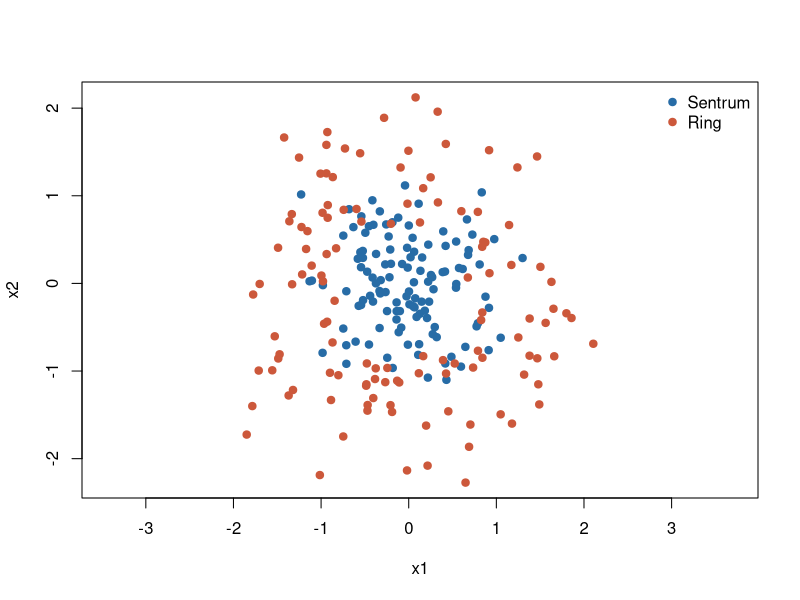
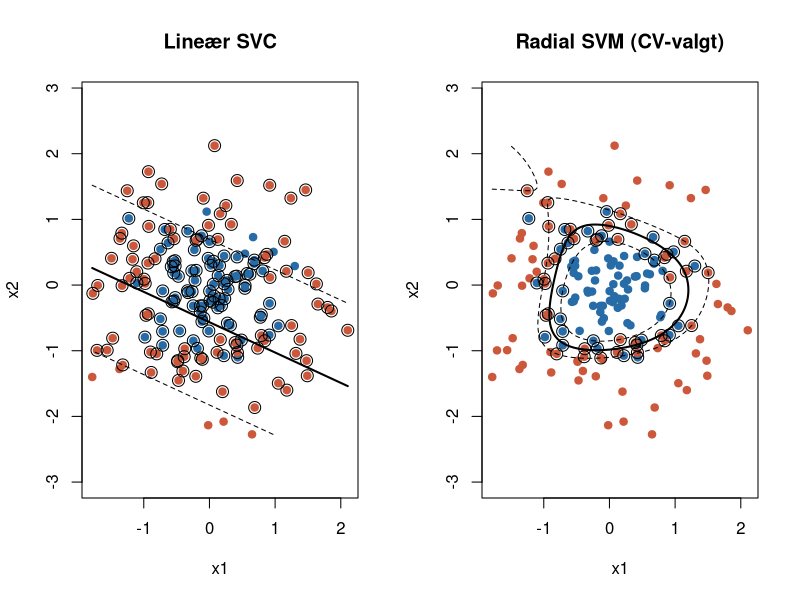
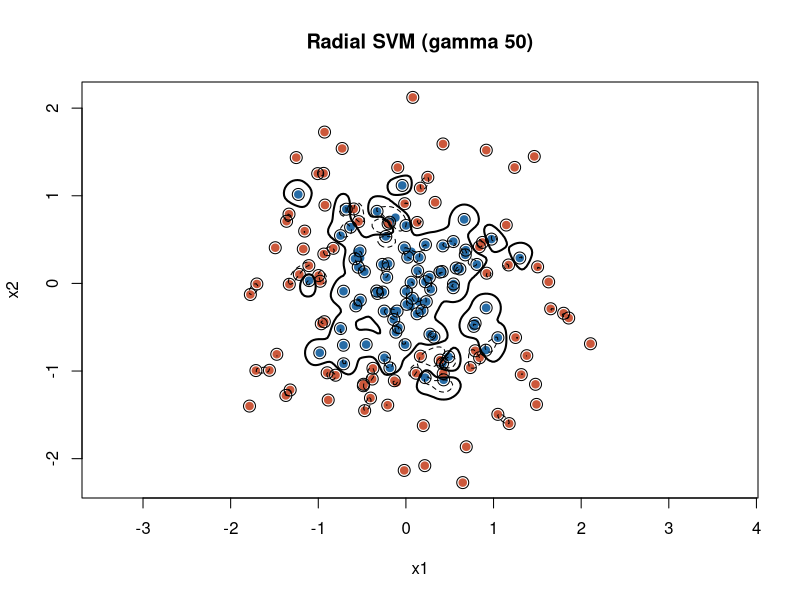
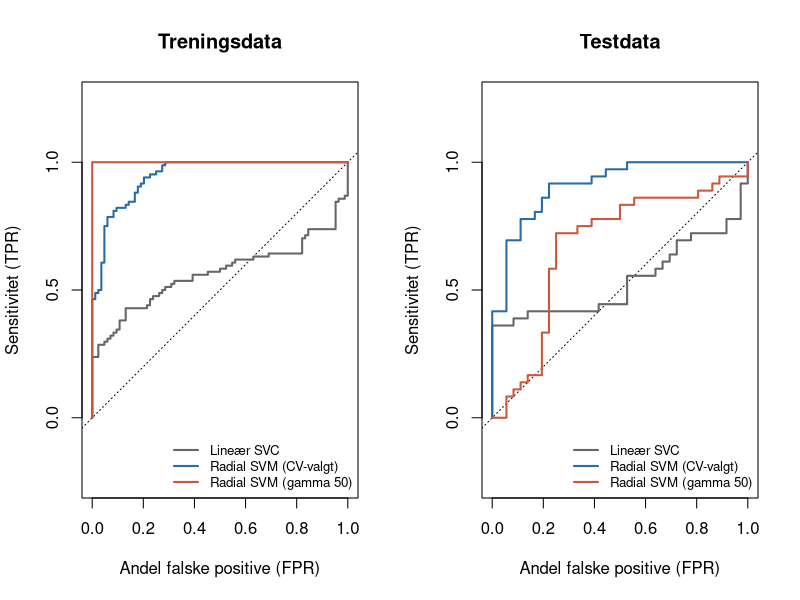
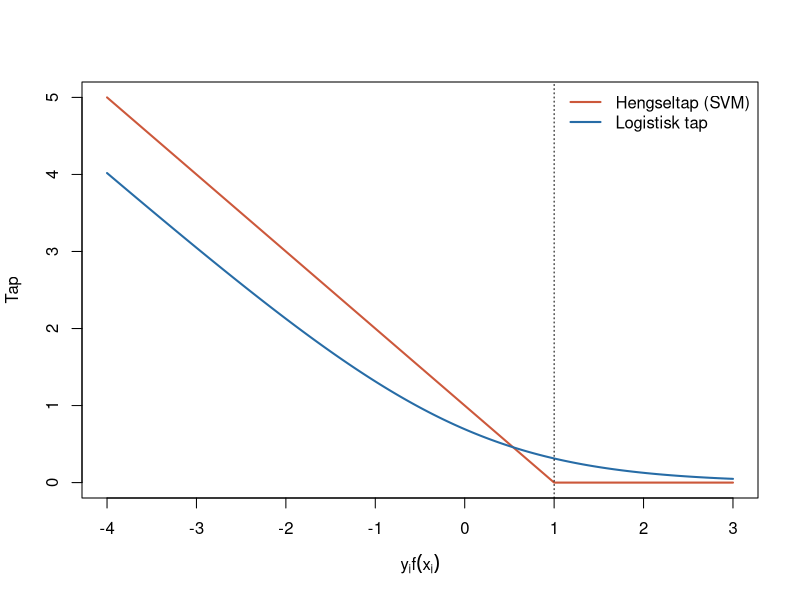

The R script that drew these images, in order:
#' ---
#' title: "Support Vector Machines – forelesning 2: R-kode med forklaringer"
#' author: "Øystein Myrland"
#' output:
#'   html_document:
#'     toc: true
#' ---
#'
#' Dette skriptet følger kodebitene i forelesning 2.
#' Linjer som starter med `#'` blir tekst i den rendrede HTML-filen.
#' Linjer som starter med `#` er kommentarer inne i koden.
#' Tallene i forklaringene gjelder når du kjører skriptet med frøene (`set.seed()`) som står her.

#+ setup, include = FALSE
knitr::opts_chunk$set(warning = FALSE, message = FALSE)

#' # 1. Pakke og simulerte ringdata
#'
#' Som i forelesning 1 bruker vi pakken `e1071`.

if (!requireNamespace("e1071", quietly = TRUE)) {
  stop("Installer pakken med install.packages('e1071') før du kjører skriptet.")
}
library(e1071)

#' Vi lager 240 punkter: 120 i et sentrum og 120 i en ring rundt.
#' Punktene lages i *polarkoordinater*: en vinkel (retning fra origo) og en radius (avstand fra origo).
#' Deretter regner vi om til vanlige koordinater med $x_1 = r\cos\theta$ og $x_2 = r\sin\theta$.
#' Slik er det lett å styre hvor langt fra sentrum hver klasse ligger.

set.seed(93)
n2 <- 240

# Klassene: de første 120 er «Sentrum», de neste 120 er «Ring»
klasse <- rep(c("Sentrum", "Ring"), each = n2 / 2)

# Vinkel: tilfeldig retning rundt hele sirkelen (0 til 2*pi radianer)
vinkel <- runif(n2, 0, 2 * pi)

# Radius: sentrum ligger 0–1,2 fra origo, ringen 0,9–2,1.
# Intervallene overlapper mellom 0,9 og 1,2, så klassene kan ikke skilles perfekt
radius <- c(runif(n2 / 2, 0, 1.2), runif(n2 / 2, 0.9, 2.1))

dat_ring <- data.frame(
  # Fra polarkoordinater til x1 og x2, pluss litt støy (sd = 0,2)
  x1 = radius * cos(vinkel) + rnorm(n2, sd = 0.2),
  x2 = radius * sin(vinkel) + rnorm(n2, sd = 0.2),
  # levels = ... bestemmer rekkefølgen på klassene: «Sentrum» blir første nivå, «Ring» andre
  y  = factor(klasse, levels = c("Sentrum", "Ring"))
)

plot(dat_ring$x1, dat_ring$x2,
     col = ifelse(dat_ring$y == "Ring", "#cc583b", "#276ca6"),
     pch = 19, xlab = "x1", ylab = "x2", asp = 1)   # asp = 1: lik skala, så sirkelen ser rund ut
legend("topright", legend = levels(dat_ring$y),
       col = c("#276ca6", "#cc583b"), pch = 19, bty = "n")

#' **Slik leser du figuren:**
#' De blå punktene (sentrum) ligger samlet rundt origo, og de røde (ringen) ligger rundt dem.
#' Ingen rett linje kan skille de to klassene: uansett hvor vi legger linjen, får vi både blå og røde punkter på hver side.
#' I overgangssonen blander klassene seg, så heller ikke en buet grense kan klassifisere alle punktene riktig.

#' # 2. Trening og test, og tuning med kryssvalidering
#'
#' Vi deler data i 70 % trening og 30 % test.
#' Delingen er *stratifisert*: vi trekker 70 % fra hver klasse for seg, slik at begge delene får like mange av hver klasse.

set.seed(94)
id_ring <- unlist(lapply(
  split(seq_len(nrow(dat_ring)), dat_ring$y),          # Radnumrene delt i én liste per klasse
  function(ii) sample(ii, size = round(0.7 * length(ii)))  # Trekk 70 % av radene i hver klasse
))                                                     # unlist() slår listene sammen igjen
train_ring <- dat_ring[id_ring, ]    # 168 observasjoner: 84 Sentrum og 84 Ring
test_ring  <- dat_ring[-id_ring, ]   # 72 observasjoner: 36 Sentrum og 36 Ring

#' Vi tuner to modeller med femfolds kryssvalidering (CV) på treningsdataene:
#'
#' - en **lineær SVC**, der vi bare velger `cost`;
#' - en **radial SVM**, der vi velger både `cost` og `gamma`. `tune()` prøver alle $5 \times 4 = 20$ kombinasjoner.
#'
#' Begge bruker samme frø, slik at foldene blir like og sammenligningen rettferdig.
#' `svm()` skalerer prediktorene automatisk (`scale = TRUE` er standard), og det skjer på nytt inne i hver fold.

set.seed(95)
cv_rett <- tune(
  svm, y ~ ., data = train_ring, kernel = "linear",
  ranges = list(cost = c(0.1, 1, 10)),
  tunecontrol = tune.control(cross = 5)
)
set.seed(95)
cv_radial <- tune(
  svm, y ~ ., data = train_ring, kernel = "radial",
  ranges = list(cost  = c(0.01, 0.1, 1, 10, 100),   # Hvor dyrt det er å bryte marginen
                gamma = c(0.05, 0.2, 1, 5)),        # Hvor raskt likheten avtar med avstanden
  tunecontrol = tune.control(cross = 5)
)

cv_rett$best.parameters
cv_radial$best.parameters

#' **Slik leser du output:**
#' For den lineære modellen velges `cost = 1`, og for den radiale velges `cost = 100` og `gamma = 0,2`.
#' Tallene til venstre (2 og 10) er bare radnumre i rutenettet av kombinasjoner.

# summary() gir CV-feil for alle 20 kombinasjoner. Vi sorterer etter feil og viser de seks beste
perf <- summary(cv_radial)$performances
head(perf[order(perf$error), ], 6)

#' **Slik leser du output:**
#' `error` er gjennomsnittlig andel feilklassifiserte observasjoner i valideringsfoldene (CV-feil).
#' `dispersion` er standardavviket til feilraten over de fem foldene, et mål på usikkerheten.
#'
#' De seks beste kombinasjonene har CV-feil mellom 0,161 og 0,191.
#' Forskjellene er små sammenlignet med `dispersion` (0,05–0,10).
#' `cost` varierer fra 0,1 til 100 blant de beste, og `gamma = 0,2` går igjen.
#' Vi lærer altså mer av *området* som fungerer (lav `gamma`) enn av akkurat den kombinasjonen som vant.

#' # 3. Tegne beslutningsgrensen
#'
#' En radial SVM gir en buet grense, og den kan vi ikke tegne med `abline()` som i forelesning 1.
#' I stedet regner vi ut skåren $f(x)$ i et tett rutenett av punkter og tegner *nivåkurver* med `contour()`:
#'
#' - nivåkurven $f(x) = 0$ er beslutningsgrensen,
#' - nivåkurvene $f(x) = \pm 1$ er marginene.
#'
#' Dette er samme idé som høydekoter på et kart.

tegn_grense <- function(mod, data, main = "") {
  # 150 x 150 = 22 500 punkter som dekker området der dataene ligger
  x1 <- seq(min(data$x1), max(data$x1), length.out = 150)
  x2 <- seq(min(data$x2), max(data$x2), length.out = 150)
  rutenett <- expand.grid(x1 = x1, x2 = x2)

  # Beslutningsverdien f(x) i hvert rutenettpunkt
  f <- attr(predict(mod, rutenett, decision.values = TRUE), "decision.values")[, 1]

  plot(data$x1, data$x2, col = ifelse(data$y == "Ring", "#cc583b", "#276ca6"),
       pch = 19, asp = 1, xlab = "x1", ylab = "x2", main = main)

  # matrix(f, 150) legger verdiene tilbake i rutenettets form
  contour(x1, x2, matrix(f, 150), levels = 0, add = TRUE, lwd = 2,
          drawlabels = FALSE)                                    # Beslutningsgrensen
  contour(x1, x2, matrix(f, 150), levels = c(-1, 1), add = TRUE, lty = 2,
          drawlabels = FALSE)                                    # Marginene

  # Ring rundt støttevektorene
  points(data[mod$index, c("x1", "x2")], cex = 1.6)
}

#+ fig.width = 10, fig.height = 5
par(mfrow = c(1, 2))
tegn_grense(cv_rett$best.model, train_ring, main = "Lineær SVC")
tegn_grense(cv_radial$best.model, train_ring, main = "Radial SVM (CV-valgt)")
par(mfrow = c(1, 1))

#' **Slik leser du figuren:**
#' Den lineære SVC-en (venstre) legger en rett linje gjennom skyen.
#' Marginene er svært brede, og nesten alle punktene har ring: de er støttevektorer.
#' Det er et tegn på at en rett linje ikke klarer å skille klassene.
#'
#' Den radiale SVM-en (høyre) har en lukket, omtrent sirkelformet grense rundt sentrum, som svarer godt til hvordan vi simulerte dataene.
#' Støttevektorene ligger i overgangssonen mellom klassene.
#' Punkter langt inne i sentrum eller langt ute i ringen har ingen ring og påvirker ikke grensen.

#' # 4. Overtilpasning: hva skjer med `gamma = 50`?
#'
#' Vi tilpasser en bevisst overtilpasset modell med svært høy `gamma` og `cost`.
#' Høy `gamma` gjør at hvert punkt bare påvirker et lite område rundt seg, og høy `cost` gjør brudd svært dyre.

mod_overtilp <- svm(y ~ ., data = train_ring, kernel = "radial",
                    cost = 100, gamma = 50)

# Vi samler de tre modellene i en navngitt liste, så vi kan behandle dem likt med sapply()
modeller <- list("Lineær SVC"            = cv_rett$best.model,
                 "Radial SVM (CV-valgt)" = cv_radial$best.model,
                 "Radial SVM (gamma 50)" = mod_overtilp)

# Andel riktige klassifikasjoner: == gir TRUE ved riktig, og mean() av TRUE/FALSE er andelen
treff <- function(mod, data) mean(predict(mod, data) == data$y)

data.frame(
  modell              = names(modeller),
  stottevektorer      = sapply(modeller, function(m) m$tot.nSV),
  treningsnoyaktighet = round(sapply(modeller, treff, data = train_ring), 3),
  testnoyaktighet     = round(sapply(modeller, treff, data = test_ring), 3),
  row.names = NULL
)

#' **Slik leser du output:**
#'
#' - **Lineær SVC:** 64 % riktig både på trening og test. Siden klassene er like store, ville gjetting gitt 50 %, så modellen er bare litt bedre enn gjetting. Den bruker 158 av 168 punkter som støttevektorer.
#' - **Radial SVM (CV-valgt):** 86 % riktig på trening og 81 % på test. Det lille fallet fra trening til test er normalt. Den trenger bare 61 støttevektorer.
#' - **Radial SVM (gamma 50):** 100 % riktig på trening, men bare 69 % på test. Det er overtilpasning: modellen har lært støyen i treningsdataene.
#'
#' Legg merke til at *både* den lineære modellen og den overtilpassede bruker nesten alle punktene som støttevektorer, men av motsatte grunner.
#' Den lineære er for stiv og trenger svært brede marginer.
#' Den overtilpassede er så fleksibel at nesten hvert punkt får sin egen lille «øy».

#+ fig.width = 5, fig.height = 5
tegn_grense(mod_overtilp, train_ring, main = "Radial SVM (gamma 50)")

#' **Slik leser du figuren:**
#' Grensen består av mange små lukkede kurver rundt enkeltpunkter.
#' Et nytt punkt som havner mellom øyene, klassifiseres nesten tilfeldig.

#' Vi ser også på forvekslingsmatrisen for den CV-valgte radiale modellen på testdata, med «Ring» som positiv klasse.

table(faktisk   = test_ring$y,
      predikert = predict(cv_radial$best.model, test_ring))

#' **Slik leser du output:**
#' Av de 36 ringpunktene ble 28 riktig klassifisert, så sensitiviteten er $28/36 \approx 0{,}78$.
#' Av de 36 sentrumspunktene ble 30 riktig klassifisert, så spesifisiteten er $30/36 \approx 0{,}83$.
#' Til sammen $58/72 \approx 0{,}81$ riktige, som i tabellen over.

#' # 5. Kjernetrikset regnet ut for hånd
#'
#' En SVM med kjerne predikerer med
#' $$f(x) = \beta_0 + \sum_{i \in \mathcal S} \alpha_i K(x, x_i).$$
#' Vi regner ut dette selv for testdataene og sjekker at vi får samme svar som `predict()`.
#' Det viser at det ikke skjer noe mer enn det formelen sier.
#'
#' Det vi trenger, ligger lagret i modellobjektet:
#'
#' - `mod$SV`: støttevektorene $x_i$, på den *skalerte* skalaen,
#' - `mod$coefs`: vektene $\alpha_i$, én per støttevektor,
#' - `mod$rho`: konstantleddet med motsatt fortegn, $\beta_0 = -\rho$,
#' - `mod$gamma`: verdien av $\gamma$,
#' - `mod$x.scale`: gjennomsnitt og standardavvik fra treningsdataene.

mod <- cv_radial$best.model

# Steg 1: Skaler testdata med treningsdataenes gjennomsnitt og standardavvik,
# akkurat slik svm() gjør internt. Ellers sammenligner vi punkter på ulik skala
x_ny <- scale(as.matrix(test_ring[, c("x1", "x2")]),
              center = mod$x.scale$`scaled:center`,
              scale  = mod$x.scale$`scaled:scale`)

# Steg 2: Kvadrert avstand mellom hvert testpunkt og hver støttevektor.
# Vi bruker identiteten ||a - b||^2 = ||a||^2 + ||b||^2 - 2 a'b, som regner ut alle par på én gang.
# Resultatet er en 72 x 61-matrise: én rad per testpunkt, én kolonne per støttevektor
avstand2 <- outer(rowSums(x_ny^2), rowSums(mod$SV^2), "+") - 2 * x_ny %*% t(mod$SV)

# Steg 3: Radialkjernen K = exp(-gamma * avstand^2). Verdier nær 1 = like punkter, nær 0 = ulike
K <- exp(-mod$gamma * avstand2)

# Steg 4: Vektet sum over støttevektorene pluss konstantledd: f(x) = sum_i alpha_i K(x, x_i) + beta_0
f_for_haand <- drop(K %*% mod$coefs) - mod$rho

# Til sammenligning: beslutningsverdiene fra predict()
f_e1071 <- attr(predict(mod, test_ring, decision.values = TRUE), "decision.values")

c(antall_stottevektorer = nrow(mod$SV),
  storste_avvik = max(abs(f_for_haand - f_e1071[, 1])))

#' **Slik leser du output:**
#' Modellen har 61 støttevektorer.
#' Største avvik mellom vår utregning og `predict()` er $5{,}8 \times 10^{-13}$, altså 0,00000000000058.
#' Det er bare avrundingsfeil i datamaskinen: de to utregningene er i praksis identiske.
#'
#' Prediksjonen for et nytt punkt er en vektet sum av hvor *likt* punktet er hver av de 61 støttevektorene.
#' De andre 107 treningsobservasjonene er ikke med i summen i det hele tatt.

#' # 6. ROC-kurver og AUC
#'
#' Vi skriver tre små hjelpefunksjoner i stedet for å bruke en ferdig pakke, slik at det er tydelig hva som beregnes.
#'
#' **`skaar()`** henter beslutningsverdien $f(x)$ og sørger for at høy verdi alltid betyr «Ring».
#' Det trengs fordi `e1071` setter fortegnet etter hvilken klasse som dukker opp *først i treningsdataene*, ikke etter rekkefølgen i `levels()`.
#' Kolonnenavnet, for eksempel `"Sentrum/Ring"`, forteller hvilken klasse som har positivt fortegn: den første.

skaar <- function(mod, data, positiv = "Ring") {
  f <- attr(predict(mod, data, decision.values = TRUE), "decision.values")
  forste_klasse <- strsplit(colnames(f), "/")[[1]][1]   # Klassen før «/» har positivt fortegn
  if (forste_klasse == positiv) f[, 1] else -f[, 1]     # Snu fortegnet ved behov
}

#' **`roc_punkter()`** lager punktene på ROC-kurven.
#' Vi bruker hver observerte skår som terskel $c$ og sier «Ring» når skåren er minst $c$.
#' For hver terskel regner vi ut
#'
#' - $FPR$: andelen sentrumspunkter som feilaktig blir kalt «Ring»,
#' - $TPR$ (sensitivitet): andelen ringpunkter som blir kalt «Ring».

roc_punkter <- function(s, y, positiv = "Ring") {
  # Tersklene fra høyest til lavest. Inf gir startpunktet (0, 0) der ingen kalles positiv
  terskler <- sort(unique(c(Inf, s)), decreasing = TRUE)
  data.frame(
    fpr = sapply(terskler, function(t) mean(s[y != positiv] >= t)),  # Blant de negative
    tpr = sapply(terskler, function(t) mean(s[y == positiv] >= t))   # Blant de positive
  )
}

#' **`auc()`** bruker tolkningen av AUC direkte: sannsynligheten for at et tilfeldig positivt punkt får høyere skår enn et tilfeldig negativt.
#' Vi sammenligner *alle* par av ett positivt og ett negativt punkt (på testdata $36 \times 36 = 1296$ par) og teller andelen der det positive punktet har høyest skår.
#' Like skårer teller som et halvt.

auc <- function(s, y, positiv = "Ring") {
  s_pos <- s[y == positiv]                       # Skårer for de positive
  s_neg <- s[y != positiv]                       # Skårer for de negative
  # outer() lager en tabell med alle par. ">" gir 1 der positiv skår er høyest
  mean(outer(s_pos, s_neg, ">") + 0.5 * outer(s_pos, s_neg, "=="))
}

#' Nå tegner vi ROC-kurvene for alle tre modellene, på trening og test.

#+ fig.width = 10, fig.height = 5
farger <- c("grey40", "#276ca6", "#cc583b")
par(mfrow = c(1, 2))
for (del in c("Treningsdata", "Testdata")) {
  d <- if (del == "Treningsdata") train_ring else test_ring
  # Tomt plott med aksene fra 0 til 1
  plot(NULL, xlim = c(0, 1), ylim = c(0, 1), asp = 1, main = del,
       xlab = "Andel falske positive (FPR)", ylab = "Sensitivitet (TPR)")
  abline(0, 1, lty = 3)   # Diagonalen: tilfeldig gjetting
  for (k in seq_along(modeller)) {
    lines(roc_punkter(skaar(modeller[[k]], d), d$y), col = farger[k], lwd = 2)
  }
  legend("bottomright", legend = names(modeller), col = farger,
         lwd = 2, bty = "n", cex = 0.8)
}
par(mfrow = c(1, 1))

#' **Slik leser du figuren:**
#' En god modell har en kurve som går raskt opp mot øvre venstre hjørne: mange ringpunkter oppdages før mange sentrumspunkter blir feilaktig flagget.
#' Den stiplede diagonalen er tilfeldig gjetting.
#'
#' På *treningsdata* (venstre) ser modellen med `gamma = 50` (rød) perfekt ut: kurven går rett opp til hjørnet.
#' På *testdata* (høyre) faller den kraftig: kurven ligger lavt, og i starten til og med under diagonalen.
#' Den CV-valgte radiale modellen (blå) holder seg godt på begge.
#' Den lineære modellen (grå) ligger nær diagonalen på begge, fordi en rett linje ikke kan rangere punkter etter avstand fra sentrum.

data.frame(
  modell      = names(modeller),
  AUC_trening = round(sapply(modeller, function(m) auc(skaar(m, train_ring), train_ring$y)), 3),
  AUC_test    = round(sapply(modeller, function(m) auc(skaar(m, test_ring), test_ring$y)), 3),
  row.names = NULL
)

#' **Slik leser du output:**
#'
#' - **Lineær SVC:** AUC 0,565 på trening og 0,537 på test, nær 0,5. Skåren rangerer nesten ikke bedre enn tilfeldig.
#' - **Radial SVM (CV-valgt):** AUC 0,947 på trening og 0,910 på test. I 91 % av parene på testdata får ringpunktet høyest skår.
#' - **Radial SVM (gamma 50):** AUC 1,000 på trening, men bare 0,674 på test.
#'
#' Rangeringen på treningsdata er altså et svært dårlig mål på hvordan modellen fungerer på nye data, nøyaktig som i hjertedataene i video 9.4.

#' # 7. Hengseltap og logistisk tap
#'
#' Begge metodene kan skrives som «tap + straff».
#' Vi plotter tapet for én observasjon som funksjon av $y_i f(x_i)$:
#' positive verdier betyr riktig side av grensen, og jo større, desto lenger inn på riktig side.

z <- seq(-4, 3, length.out = 400)                     # Verdier av y*f(x)
plot(z, pmax(0, 1 - z), type = "l", lwd = 2, col = "#cc583b",   # Hengseltap: max(0, 1 - z)
     xlab = expression(y[i] * f(x[i])), ylab = "Tap")
lines(z, log(1 + exp(-z)), lwd = 2, col = "#276ca6")  # Logistisk tap: log(1 + e^(-z))
abline(v = 1, lty = 3)                                # Marginen: y*f(x) = 1
legend("topright", legend = c("Hengseltap (SVM)", "Logistisk tap"),
       col = c("#cc583b", "#276ca6"), lwd = 2, bty = "n")

#' **Slik leser du figuren:**
#' Til venstre, der observasjonen ligger på feil side, stiger begge tapene omtrent lineært og ligner hverandre.
#' Den viktige forskjellen er til høyre for den stiplede linjen.
#' Hengseltapet er *nøyaktig null* for alle observasjoner som ligger utenfor marginen ($y_i f(x_i) \ge 1$), så de påvirker ikke løsningen.
#' Det logistiske tapet blir mindre og mindre, men aldri null, så alle observasjoner påvirker en logistisk regresjon litt.
#' Knekkpunktet ved 1 er grunnen til at SVM har støttevektorer.

#' # 8. Logistisk regresjon med kvadratledd
#'
#' Kan en vanlig logit gjøre jobben hvis vi gir den de riktige variablene?
#' Vi legger til $x_1^2$, $x_2^2$ og $x_1x_2$, akkurat som i avsnittet om utvidelse av prediktorene.
#' `I()` forteller R at `^` og `*` skal regnes ut som vanlig aritmetikk, ikke tolkes som formelsyntaks.
#' `glm()` modellerer sannsynligheten for det *andre* nivået i faktoren, her «Ring».

logit_kv <- glm(y ~ x1 + x2 + I(x1^2) + I(x2^2) + I(x1 * x2),
                data = train_ring, family = binomial)

round(coef(logit_kv), 2)

#' **Slik leser du output:**
#' Kvadratleddene $x_1^2$ (2,93) og $x_2^2$ (3,62) er store og positive, mens de lineære leddene og samspillsleddet er små.
#' Jo lenger fra origo et punkt ligger, desto høyere er altså sannsynligheten for «Ring».
#' Beslutningsgrensen ligger der logit-indeksen er null, omtrent der $2{,}93\,x_1^2 + 3{,}62\,x_2^2 \approx 3{,}55$.
#' Det er en ellipse som er nesten en sirkel med radius rundt 1,0–1,1, midt i overlappssonen vi simulerte (0,9–1,2).

# type = "response" gir sannsynligheter P(Ring | x) i stedet for logit-indeksen
p_test <- predict(logit_kv, newdata = test_ring, type = "response")

data.frame(
  modell = c("Logit med kvadratledd", "Radial SVM (CV-valgt)"),
  # Logit: klassifiser som «Ring» når sannsynligheten er over 0,5
  testnoyaktighet = round(c(mean(ifelse(p_test > 0.5, "Ring", "Sentrum") == test_ring$y),
                            treff(cv_radial$best.model, test_ring)), 3),
  # AUC kan regnes med sannsynligheter eller skårer: bare rangeringen teller
  AUC_test = round(c(auc(p_test, test_ring$y),
                     auc(skaar(cv_radial$best.model, test_ring), test_ring$y)), 3)
)

#' **Slik leser du output:**
#' Logit med kvadratledd gjør det minst like godt som den radiale SVM-en: 85 % mot 81 % riktig, og AUC 0,93 mot 0,91.
#' Med bare 72 testobservasjoner er forskjellen liten (tre observasjoner i nøyaktighet), så vi bør ikke kåre en vinner.
#'
#' Men legg merke til *hvorfor* logit gjør det så godt: vi visste at dataene lå i en ring, fordi vi simulerte dem selv, og kunne derfor velge akkurat de riktige transformasjonene.
#' Med virkelige data og mange prediktorer vet vi sjelden det.
#' Da er kjernen nyttig: den finner en fleksibel grense uten at vi må gjette transformasjonene.
#' Til gjengjeld gir logit oss sannsynligheter og koeffisienter som kan tolkes, og det gjør ikke SVM-en.
